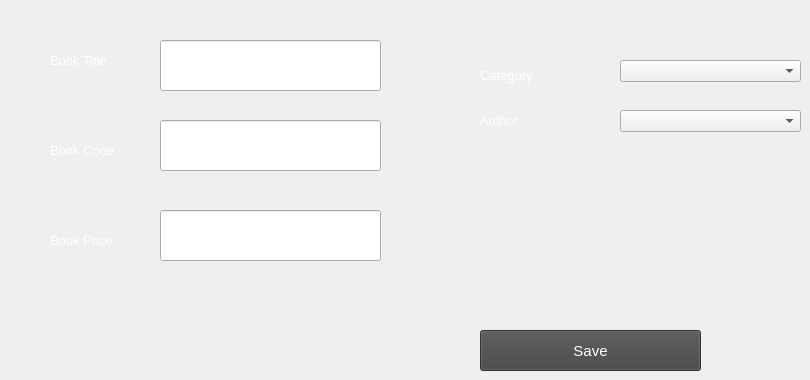
      <widget class="QWidget" name="tab_5">
       <attribute name="title">
        <string>Add New Book</string>
       </attribute>
       <widget class="QLineEdit" name="lineEdit_2">
        <property name="geometry">
         <rect>
          <x>160</x>
          <y>120</y>
          <width>221</width>
          <height>51</height>
         </rect>
        </property>
       </widget>
       <widget class="QLineEdit" name="lineEdit_3">
        <property name="geometry">
         <rect>
          <x>160</x>
          <y>40</y>
          <width>221</width>
          <height>51</height>
         </rect>
        </property>
       </widget>
       <widget class="QLineEdit" name="lineEdit_4">
        <property name="geometry">
         <rect>
          <x>160</x>
          <y>210</y>
          <width>221</width>
          <height>51</height>
         </rect>
        </property>
       </widget>
       <widget class="QPushButton" name="pushButton_7">
        <property name="geometry">
         <rect>
          <x>480</x>
          <y>330</y>
          <width>221</width>
          <height>41</height>
         </rect>
        </property>
        <property name="font">
         <font>
          <family>Segoe UI</family>
          <pointsize>11</pointsize>
         </font>
        </property>
        <property name="styleSheet">
         <string notr="true">background-color: rgb(68, 68, 68);
color: rgb(255, 255, 255);</string>
        </property>
        <property name="text">
         <string>Save</string>
        </property>
       </widget>
       <widget class="QLabel" name="label_3">
        <property name="geometry">
         <rect>
          <x>50</x>
          <y>50</y>
          <width>101</width>
          <height>20</height>
         </rect>
        </property>
        <property name="font">
         <font>
          <family>Segoe UI</family>
          <pointsize>10</pointsize>
         </font>
        </property>
        <property name="styleSheet">
         <string notr="true">color: rgb(255, 255, 255);</string>
        </property>
        <property name="text">
         <string>Book Title</string>
        </property>
       </widget>
       <widget class="QLabel" name="label_4">
        <property name="geometry">
         <rect>
          <x>50</x>
          <y>140</y>
          <width>101</width>
          <height>20</height>
         </rect>
        </property>
        <property name="font">
         <font>
          <family>Segoe UI</family>
          <pointsize>10</pointsize>
         </font>
        </property>
        <property name="styleSheet">
         <string notr="true">color: rgb(255, 255, 255);</string>
        </property>
        <property name="text">
         <string>Book Code</string>
        </property>
       </widget>
       <widget class="QLabel" name="label_5">
        <property name="geometry">
         <rect>
          <x>50</x>
          <y>230</y>
          <width>101</width>
          <height>20</height>
         </rect>
        </property>
        <property name="font">
         <font>
          <family>Segoe UI</family>
          <pointsize>10</pointsize>
         </font>
        </property>
        <property name="styleSheet">
         <string notr="true">color: rgb(255, 255, 255);</string>
        </property>
        <property name="text">
         <string>Book Price</string>
        </property>
       </widget>
       <widget class="QComboBox" name="comboBox_6">
        <property name="geometry">
         <rect>
          <x>620</x>
          <y>60</y>
          <width>181</width>
          <height>22</height>
         </rect>
        </property>
       </widget>
       <widget class="QComboBox" name="comboBox_7">
        <property name="geometry">
         <rect>
          <x>620</x>
          <y>110</y>
          <width>181</width>
          <height>22</height>
         </rect>
        </property>
       </widget>
       <widget class="QLabel" name="label_7">
        <property name="geometry">
         <rect>
          <x>480</x>
          <y>110</y>
          <width>101</width>
          <height>20</height>
         </rect>
        </property>
        <property name="font">
         <font>
          <family>Segoe UI</family>
          <pointsize>10</pointsize>
         </font>
        </property>
        <property name="styleSheet">
         <string notr="true">color: rgb(255, 255, 255);</string>
        </property>
        <property name="text">
         <string>Author</string>
        </property>
       </widget>
       <widget class="QLabel" name="label_8">
        <property name="geometry">
         <rect>
          <x>480</x>
          <y>60</y>
          <width>101</width>
          <height>31</height>
         </rect>
        </property>
        <property name="font">
         <font>
          <family>Segoe UI</family>
          <pointsize>10</pointsize>
         </font>
        </property>
        <property name="styleSheet">
         <string notr="true">color: rgb(255, 255, 255);</string>
        </property>
        <property name="text">
         <string>Category</string>
        </property>
       </widget>
      </widget>
